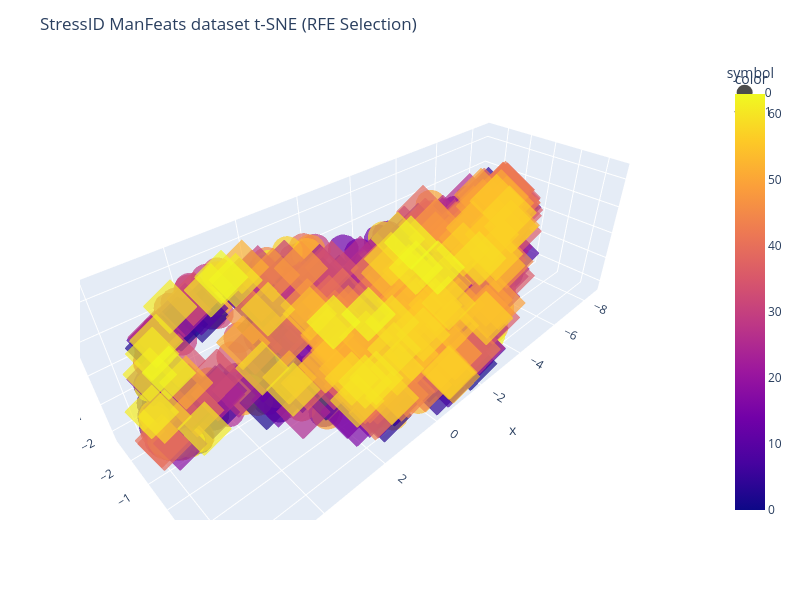
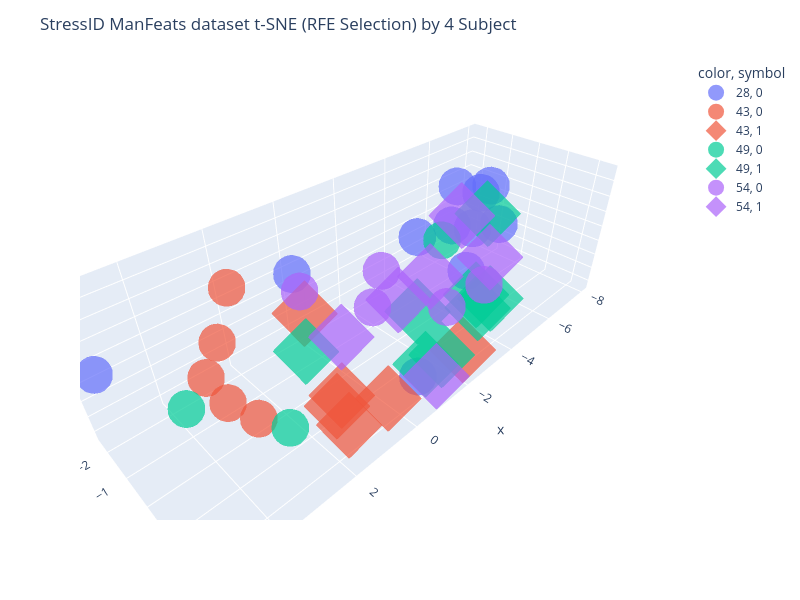

The code cell stored with these charts, in order, in its notebook:
### Code cell
# t-SNE in StressID with PCA si_X_95p
# Best N-comp=2, Perp=300 np.arange(50, 700, 50)
# Best N-comp=3, Perp from 550 to 700, np.arange(50, 700, 50)

# t-SNE in StressID with RFE si_X_rfe
# Best N-comp=2, Perp=225 onwards np.arange(25, 700, 25)
# Best N-comp=3, Perp=150 onwards np.arange(25, 700, 25)

si_Ncomp = 3
si_Perp = 150
BY_CLASS = False
colors = si_bclass_labels if BY_CLASS else si_groups_list

si_tsne = TSNE(n_components=si_Ncomp, perplexity=si_Perp, random_state=RAN_STATE)
si_X_tsne = si_tsne.fit_transform(si_X_rfe)
display(si_tsne.kl_divergence_)

#fig = px.scatter(x=si_X_tsne[:, 0], y=si_X_tsne[:, 1], color=si_bclass_labels, width=800, height=600)
fig = px.scatter_3d(
    x=si_X_tsne[:, 0],
    y=si_X_tsne[:, 1],
    z=si_X_tsne[:, 2],
    color=colors,
    symbol=si_bclass_labels,
    opacity=0.7, width=800, height=600
)
fig.update_layout(title="StressID ManFeats dataset t-SNE (RFE Selection)")
fig.update_traces(
    marker=dict(size=18, opacity=0.7),
    selector=dict(mode="markers")
)
config["toImageButtonOptions"]["filename"] = "tSNE-StressID-RFE-AllSubjects"
fig.show(config=config)

# Picking a small sample of subjects to show
n_subjects = 4
subjects_to_show = np.random.choice(range(len(si_subject_to_group)), size=n_subjects)
print(subjects_to_show)
subject_mask = [n in subjects_to_show for n in si_groups_list]
filtered_subjects_rows = [str(subject) for subject, flag in zip(si_groups_list, subject_mask) if flag]
filtered_classes_rows = [str(label) for label, flag in zip(si_bclass_labels.values, subject_mask) if flag]

fig_subj = px.scatter_3d(
    x=si_X_tsne[:, 0][subject_mask],
    y=si_X_tsne[:, 1][subject_mask],
    z=si_X_tsne[:, 2][subject_mask],
    color=filtered_subjects_rows,
    symbol=filtered_classes_rows,
    opacity=0.7,
    width=800,
    height=600,
)
fig_subj.update_layout(title=f"StressID ManFeats dataset t-SNE (RFE Selection) by {n_subjects} Subject")
fig_subj.update_traces(
    marker=dict(size=22, opacity=0.7),
    selector=dict(mode="markers")
)
config["toImageButtonOptions"]["filename"] = "tSNE-StressID-RFE-4Subjects"
fig_subj.show(config=config)

### Figure 1 — Plotly figure (JSON) as saved in the notebook; plotly's stock layout.template omitted (floating-point values rounded to 4 significant figures; data arrays with more than 128 entries replaced by an {"elided": "..."} marker saying what was removed)
{"data": [{"hovertemplate": "symbol=0<br>x=%{x}<br>y=%{y}<br>z=%{z}<br>color=%{marker.color}<extra></extra>", "legendgroup": "0", "marker": {"color": {"elided": "332 int values"}, "coloraxis": "coloraxis", "opacity": 0.7, "size": 18, "symbol": "circle"}, "mode": "markers", "name": "0", "scene": "scene", "showlegend": true, "type": "scatter3d", "x": {"elided": "332 float values"}, "y": {"elided": "332 float values"}, "z": {"elided": "332 float values"}}, {"hovertemplate": "symbol=1<br>x=%{x}<br>y=%{y}<br>z=%{z}<br>color=%{marker.color}<extra></extra>", "legendgroup": "1", "marker": {"color": {"elided": "367 int values"}, "coloraxis": "coloraxis", "opacity": 0.7, "size": 18, "symbol": "diamond"}, "mode": "markers", "name": "1", "scene": "scene", "showlegend": true, "type": "scatter3d", "x": {"elided": "367 float values"}, "y": {"elided": "367 float values"}, "z": {"elided": "367 float values"}}], "layout": {"coloraxis": {"colorbar": {"title": {"text": "color"}}, "colorscale": [[0, "#0d0887"], [0.1111, "#46039f"], [0.2222, "#7201a8"], [0.3333, "#9c179e"], [0.4444, "#bd3786"], [0.5556, "#d8576b"], [0.6667, "#ed7953"], [0.7778, "#fb9f3a"], [0.8889, "#fdca26"], [1, "#f0f921"]]}, "height": 600, "legend": {"title": {"text": "symbol"}, "tracegroupgap": 0}, "margin": {"t": 60}, "scene": {"domain": {"x": [0, 1], "y": [0, 1]}, "xaxis": {"title": {"text": "x"}}, "yaxis": {"title": {"text": "y"}}, "zaxis": {"title": {"text": "z"}}}, "title": {"text": "StressID ManFeats dataset t-SNE (RFE Selection)"}, "width": 800}}

### Figure 2 — Plotly figure (JSON) as saved in the notebook; plotly's stock layout.template omitted (floating-point values rounded to 4 significant figures)
{"data": [{"hovertemplate": "color=28<br>symbol=0<br>x=%{x}<br>y=%{y}<br>z=%{z}<extra></extra>", "legendgroup": "28, 0", "marker": {"color": "#636efa", "opacity": 0.7, "size": 22, "symbol": "circle"}, "mode": "markers", "name": "28, 0", "scene": "scene", "showlegend": true, "type": "scatter3d", "x": [-1.07, -5.781, -6.908, -4.562, -6.133, -7.562, -5.168, 5.226, 0.4075, -7.919, -7.276], "y": [1.602, -1.242, -1.992, -1.64, -0.6744, -1.105, -0.07682, -2.369, -1.451, -1.709, -0.4317], "z": [-1.989, -0.4372, 0.3187, -0.5373, -0.459, 0.4214, -1.363, -0.3452, 0.4823, -0.1577, -0.6508]}, {"hovertemplate": "color=43<br>symbol=0<br>x=%{x}<br>y=%{y}<br>z=%{z}<extra></extra>", "legendgroup": "43, 0", "marker": {"color": "#EF553B", "opacity": 0.7, "size": 22, "symbol": "circle"}, "mode": "markers", "name": "43, 0", "scene": "scene", "showlegend": true, "type": "scatter3d", "x": [3.727, 3.791, 4.247, 2.795, 4.142], "y": [0.8517, 2.02, 1.271, -0.2578, 1.692], "z": [1.627, 0.587, 1.389, 1.833, 1.003]}, {"hovertemplate": "color=43<br>symbol=1<br>x=%{x}<br>y=%{y}<br>z=%{z}<extra></extra>", "legendgroup": "43, 1", "marker": {"color": "#EF553B", "opacity": 0.7, "size": 22, "symbol": "diamond"}, "mode": "markers", "name": "43, 1", "scene": "scene", "showlegend": true, "type": "scatter3d", "x": [2.026, 1.993, 1.534, 0.7498, -2.893, 0.3716], "y": [2.404, 2.001, 1.614, -0.6046, 1.654, 1.917], "z": [-0.7077, -0.4724, -0.7738, -0.1266, -2.17, -1.502]}, {"hovertemplate": "color=49<br>symbol=0<br>x=%{x}<br>y=%{y}<br>z=%{z}<extra></extra>", "legendgroup": "49, 0", "marker": {"color": "#00cc96", "opacity": 0.7, "size": 22, "symbol": "circle"}, "mode": "markers", "name": "49, 0", "scene": "scene", "showlegend": true, "type": "scatter3d", "x": [4.769, 3.325, -5.223], "y": [1.429, 2.263, -1.166], "z": [1.132, 0.1612, -0.731]}, {"hovertemplate": "color=49<br>symbol=1<br>x=%{x}<br>y=%{y}<br>z=%{z}<extra></extra>", "legendgroup": "49, 1", "marker": {"color": "#00cc96", "opacity": 0.7, "size": 22, "symbol": "diamond"}, "mode": "markers", "name": "49, 1", "scene": "scene", "showlegend": true, "type": "scatter3d", "x": [-4.973, -7.61, -2.318, -4.8, -2.992, -4.454, -1.663, 1.625], "y": [1.033, -1.146, 1.364, 0.6193, -0.1652, 0.9565, 1.341, 0.5563], "z": [-1.774, -0.6487, -2.173, -1.758, -1.849, -1.898, -2.114, -0.08832]}, {"hovertemplate": "color=54<br>symbol=0<br>x=%{x}<br>y=%{y}<br>z=%{z}<extra></extra>", "legendgroup": "54, 0", "marker": {"color": "#ab63fa", "opacity": 0.7, "size": 22, "symbol": "circle"}, "mode": "markers", "name": "54, 0", "scene": "scene", "showlegend": true, "type": "scatter3d", "x": [-1.753, -2.804, 0.4541, -3.913, -5.23], "y": [-0.792, -1.484, -1.128, 0.2259, 0.5962], "z": [-1.368, -0.9249, 0.128, -1.963, -1.603]}, {"hovertemplate": "color=54<br>symbol=1<br>x=%{x}<br>y=%{y}<br>z=%{z}<extra></extra>", "legendgroup": "54, 1", "marker": {"color": "#ab63fa", "opacity": 0.7, "size": 22, "symbol": "diamond"}, "mode": "markers", "name": "54, 1", "scene": "scene", "showlegend": true, "type": "scatter3d", "x": [-1.492, -6.136, -4.109, -0.252, -2.713, -6.019], "y": [1.875, -1.155, -0.668, -0.4589, -0.6919, 0.1706], "z": [-2.079, -0.1815, -1.361, -1.387, -1.552, -1.129]}], "layout": {"height": 600, "legend": {"title": {"text": "color, symbol"}, "tracegroupgap": 0}, "margin": {"t": 60}, "scene": {"domain": {"x": [0, 1], "y": [0, 1]}, "xaxis": {"title": {"text": "x"}}, "yaxis": {"title": {"text": "y"}}, "zaxis": {"title": {"text": "z"}}}, "title": {"text": "StressID ManFeats dataset t-SNE (RFE Selection) by 4 Subject"}, "width": 800}}
